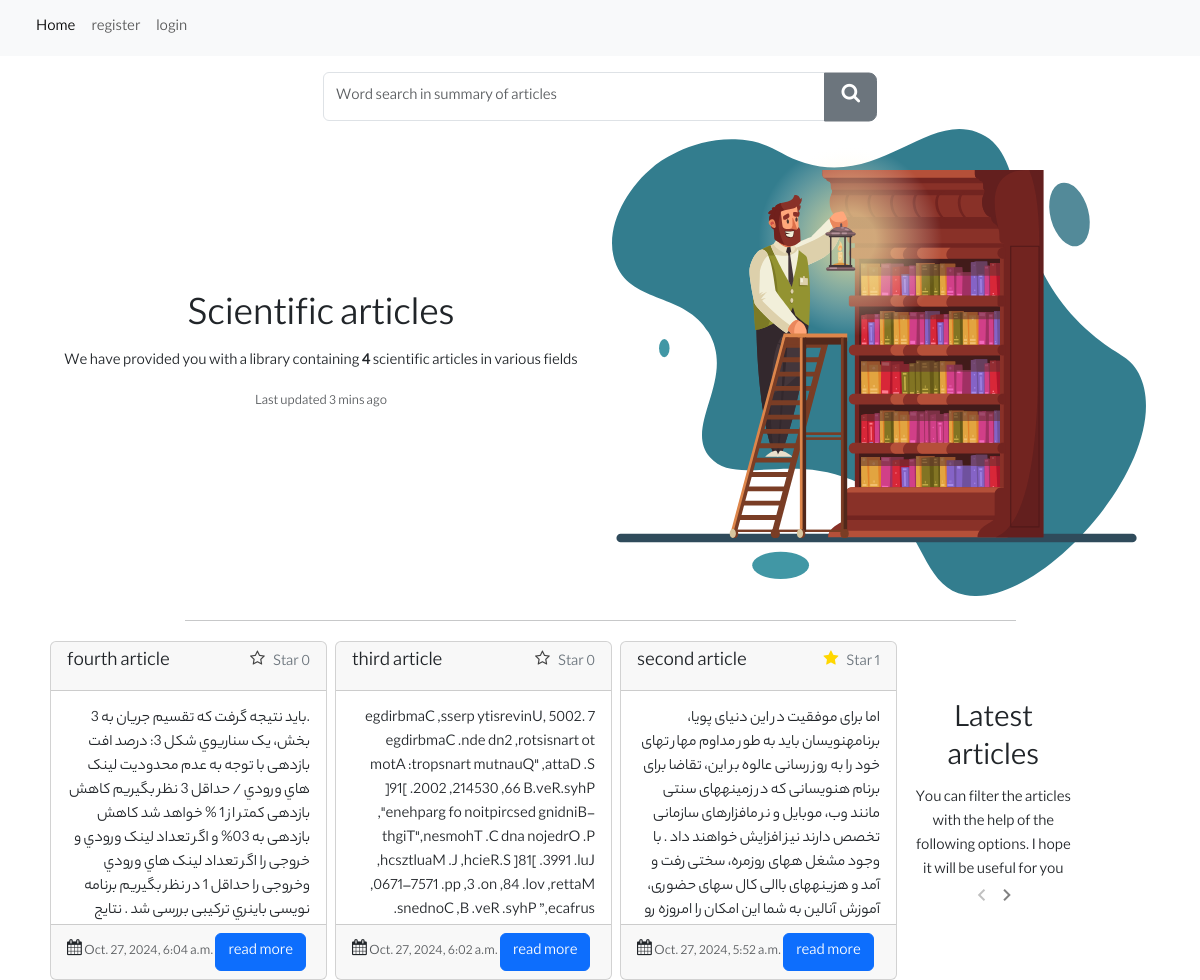
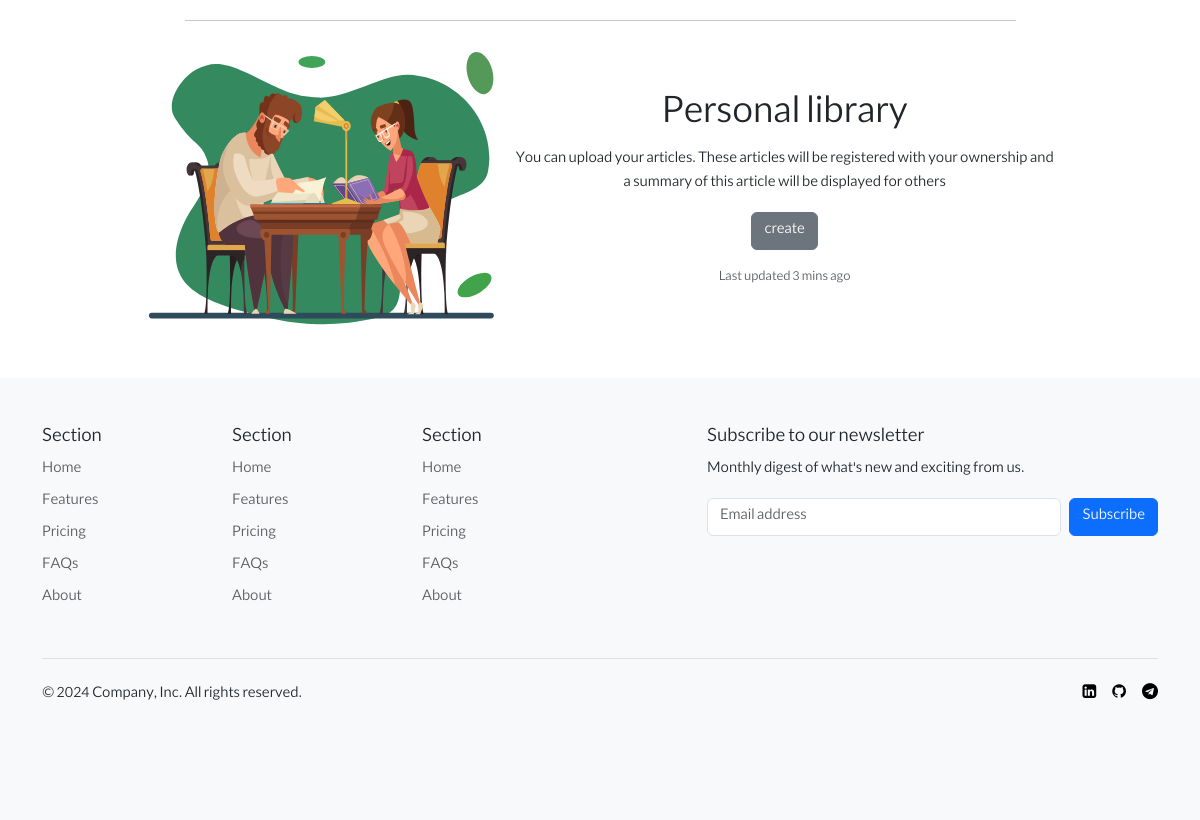
The page / on the database its author committed (2 pictures, top to bottom).
### home/models.py (models this page shows)
class Article(models.Model):
    title = models.CharField(max_length=100)
    body = models.TextField()
    pdf = models.FileField(upload_to='%Y/%m/%d/')
    lang = models.CharField(max_length=10)
    created = models.DateTimeField(auto_now_add=True)
    owner = models.ManyToManyField(User)

### home/views.py (the view)
# urls.py: path('', views.home, name='home'),
def home(request):
    articles = Article.objects.annotate(like_count=Count('like')).order_by('-created')
    num = articles.count()
    form = ArticleFindForm()
    if request.GET.get('search'):
        articles = articles.filter(body__contains=request.GET['search'])
        text = 'Search results'
    else:
        text = 'Latest articles'
    paginator = Paginator(articles, 3)
    page_number = request.GET.get('page')
    page_obj = paginator.get_page(page_number)
    return render(request, 'home.html', {'articles': page_obj, 'form': form, 'text': text, 'num': num})

### home/forms.py
class ArticleFindForm(forms.Form):
    search = forms.CharField(widget=forms.TextInput(attrs={'class':'form-control','placeholder':'Word search in summary of articles'}))

### templates/home.html
{% extends 'base.html' %} {% block content %}
<div class="col-md-6">
  <form method="get" class="d-flex" novalidate>
    <div class="input-group">
      {{ form.search }}
      <button class="btn btn-secondary btn-lg" type="submit">
        <span class="icon-search"></span>
      </button>
    </div>
  </form>
</div>
<div class="container p-2">
    <div class="row bd-highlight justify-content-center">
      <div class="col-md-6  align-self-center text-center">
        <h1>Scientific articles</h1>
        <p>
          We have provided you with a library containing <b>{{ num }}</b> scientific
          articles in various fields
        </p>
        <p>
          <small class="text-body-secondary">Last updated 3 mins ago</small>
        </p>
      </div>
      <div class="col-md-6 bd-highlight">
        {% load static %}
        <img src="{% static 'svg/library.svg' %}" alt="..." />
      </div>
    </div>
</div>
<hr class="w-75" />
<div class="container">
      <div class="row">
        {% for article in articles %}
        <div class="card  col-12 col-lg-3 m-1" style="padding-left: 0;padding-right: 0;">
      <div class="card-header d-flex justify-content-between">
        <h5
          class="d-flex justify-content-between"
          dir="{% if article.lang == 'fa' %}rtl{% else %}ltr{% endif %}"
        >
          {{ article.title }}
        </h5>
        <a href="/star/star/{{ article.id }}" class="link-secondary link-offset-2 link-underline-opacity-25 link-underline-opacity-100-hover">
          {% if article.like_count == 0 %}
          <span class="icon-star-o">
          {% else %}
          <span class="icon-star">
          {% endif %}
          </span> Star<span> {{ article.like_count }} </span>
        </a>
      </div>
      <div class="card-body" style="max-height: 233px; overflow: hidden">
        <p class="card-text"
          dir="{% if article.lang == 'fa' %}rtl{% else %}ltr{% endif %}">
          {{ article.body }}
        </p>
      </div>
      <div class="card-footer">
        <span class="icon-calendar"></span>
        <small class="text-body-secondary">
            {{ article.created }}
        </small>
        <a href="{% url 'detail' article.id %}" class="btn btn-primary">
            read more
        </a>
      </div>
    </div>
        {%endfor%}
        <div class="col-12 col-lg-2 d-flex flex-column justify-content-center align-items-center">
            <span class="text-center">
              <h2>{{ text }}</h2>
              You can filter the articles with the help of the following options. I hope it will be useful for you
            </span>
            <span class="felesh d-flex" style="font-size: 1vw;">
              {% if articles.has_previous %}
                <div><a href="?page={{ articles.previous_page_number }}"><span class="icon-navigate_before"></span></a></div>
              {% else %}
                <div><span class="icon-navigate_before disable"></span></div>
              {% endif %}
              {% if articles.has_next %}
                <div><a href="?page={{ articles.next_page_number }}"><span class="icon-navigate_next"></span></a></div>
              {% else %}
                <div><span class="icon-navigate_next disable"></span></div>
              {% endif %}
            </span>
        </div>
    </div>
</div>
<hr class="w-75" />
<div class="container">
    <div class="row bd-highlight justify-content-center">
      <div class="col-8 col-lg-4 p-2 ">
        {% load static %}
        <img src="{% static 'svg/table.svg' %}" alt="..." />
      </div>
      <div class="col-8 col-lg-6 p-2 align-self-center text-center">
        <h1>Personal library</h1>
        <p>
          You can upload your articles. These articles will be registered with your
          ownership and a summary of this article will be displayed for others
        </p>
        <a href="/upload" class="btn btn-secondary mb-3">create</a>
        <p>
          <small class="text-body-secondary">Last updated 3 mins ago</small>
        </p>
      </div>
    </div>
</div>
{% endblock %}

### templates/base.html (shortened to what this page needs)
<!DOCTYPE html>
<html lang="en">
  <head>
    <link
      href="https://cdn.jsdelivr.net/npm/bootstrap@5.3.3/dist/css/bootstrap.min.css"
      rel="stylesheet"
    />
    {% load static %}
    <link
      rel="stylesheet"
      type="text/css"
      href="{% static 'style/form.css' %}"
    />
    <link rel="stylesheet" href="{% static 'icon/style.css' %}" />
    <link rel="stylesheet" href="{% static 'icon/moreStyle.css' %}" />
  </head>
  <body>
    <nav class="navbar navbar-expand-lg bg-body-tertiary">
      <div class="container-fluid">
        <div class="collapse navbar-collapse" id="navbarNavAltMarkup">
          <div class="navbar-nav">
            <a
              class="nav-link active"
              aria-current="page"
              href="{% url 'home' %}"
              >Home</a
            >
            {% if request.user.is_authenticated %}
            <a class="nav-link" href="{% url 'profile'%}">dashboard</a>
            <a class="nav-link" href="{% url 'user_logout' %}">logout</a>
            {% else %}
            <a class="nav-link" href="{% url 'user_register' %}">register</a>
            <a class="nav-link" href="{% url 'user_login' %}">login</a>
            {% endif %}
          </div>
        </div>
      </div>
    </nav>
    <div
      class="container-lg d-flex justify-content-evenly flex-column align-items-center p-3"
    >
      {% block content %} {% endblock%}
    </div>
    <div class="bg-body-tertiary">
      <div class="container">
        <footer class="py-5">
          <div class="row">
            <div class="col-6 col-md-2 mb-3">
              <h5>Section</h5>
              <ul class="nav flex-column">
                <li class="nav-item mb-2">
                  <a href="#" class="nav-link p-0 text-body-secondary">Home</a>
                </li>
                <li class="nav-item mb-2">
                  <a href="#" class="nav-link p-0 text-body-secondary"
                    >Features</a
                  >
                </li>
                <li class="nav-item mb-2">
                  <a href="#" class="nav-link p-0 text-body-secondary"
                    >Pricing</a
                  >
                </li>
                <li class="nav-item mb-2">
                  <a href="#" class="nav-link p-0 text-body-secondary">FAQs</a>
                </li>
                <li class="nav-item mb-2">
                  <a href="#" class="nav-link p-0 text-body-secondary">About</a>
                </li>
              </ul>
            </div>
            <div class="col-6 col-md-2 mb-3">
              <h5>Section</h5>
              <ul class="nav flex-column">
                <li class="nav-item mb-2">
                  <a href="#" class="nav-link p-0 text-body-secondary">Home</a>
                </li>
                <li class="nav-item mb-2">
                  <a href="#" class="nav-link p-0 text-body-secondary"
                    >Features</a
                  >
                </li>
                <li class="nav-item mb-2">
                  <a href="#" class="nav-link p-0 text-body-secondary"
                    >Pricing</a
                  >
                </li>
                <li class="nav-item mb-2">
                  <a href="#" class="nav-link p-0 text-body-secondary">FAQs</a>
                </li>
                <li class="nav-item mb-2">
                  <a href="#" class="nav-link p-0 text-body-secondary">About</a>
                </li>
              </ul>
            </div>
            <div class="col-6 col-md-2 mb-3">
              <h5>Section</h5>
              <ul class="nav flex-column">
                <li class="nav-item mb-2">
                  <a href="#" class="nav-link p-0 text-body-secondary">Home</a>
                </li>
                <li class="nav-item mb-2">
                  <a href="#" class="nav-link p-0 text-body-secondary"
                    >Features</a
                  >
                </li>
                <li class="nav-item mb-2">
                  <a href="#" class="nav-link p-0 text-body-secondary"
                    >Pricing</a
                  >
                </li>
                <li class="nav-item mb-2">
                  <a href="#" class="nav-link p-0 text-body-secondary">FAQs</a>
                </li>
                <li class="nav-item mb-2">
                  <a href="#" class="nav-link p-0 text-body-secondary">About</a>
                </li>
              </ul>
            </div>
            <div class="col-md-5 offset-md-1 mb-3">
              <form>
                <h5>Subscribe to our newsletter</h5>
                <p>Monthly digest of what's new and exciting from us.</p>
                <div class="d-flex flex-column flex-sm-row w-100 gap-2">
                  <input
                    id="newsletter1"
                    type="text"
                    class="form-control"
                    placeholder="Email address"
                  />
                  <button class="btn btn-primary" type="button">
                    Subscribe
                  </button>
                </div>
              </form>
            </div>
          </div>
          <div
            class="d-flex flex-column flex-sm-row justify-content-between py-4 my-4 border-top"
          >
            <p>© 2024 Company, Inc. All rights reserved.</p>
            <ul class="list-unstyled d-flex">
              <li class="ms-3">
                <a class="link-body-emphasis" href="#">
                  <span class="icon-linkedin-square"></span>
                </a>
              </li>
              <li class="ms-3">
                <a class="link-body-emphasis" href="#">
                  <span class="icon-github"></span>
                </a>
              </li>
              <li class="ms-3">
                <a class="link-body-emphasis" href="#">
                  <span class="icon-telegram"></span>
                </a>
              </li>
            </ul>
          </div>
        </footer>
      </div>
    </div>
  </body>
</html>

### static/style/form.css (style rules this page uses)
body { font-family: lable; }
a { text-decoration: none; color: gray; }
.input-group button { top: 50%; transform: translateY(-50%); }
.felesh div { font-size: 2vw; color: gray; margin: auto 1%; }
.disable { cursor: not-allowed; color: silver; }
.card { padding-left: 0px;padding-right: 0px; }

### rows shown on the page
Article: title "fourth article", like_count "0", body ".ﺑﺎﯾﺪ ﻧﺘﯿﺠﻪ ﮔﺮﻓﺖ ﮐﻪ ﺗﻘﺴﯿﻢ ﺟﺮﯾﺎن ﺑﻪ 3 ﺑﺨﺶ، ﯾﮏ ﺳﻨﺎرﯾﻮي ﺷﮑﻞ 3: درﺻﺪ اﻓﺖ ﺑﺎزدﻫﯽ ﺑﺎ ﺗﻮﺟﻪ ﺑﻪ ﻋﺪم ﻣﺤﺪودﯾﺖ ﻟﯿﻨﮏ ﻫﺎي ورودي / ﺣﺪاﻗﻞ 3 ﻧﻈﺮ ﺑﮕﯿﺮﯾﻢ ﮐﺎﻫﺶ ﺑﺎزدﻫﯽ ﮐﻤﺘﺮ از 1 % ﺧﻮاﻫﺪ ﺷﺪ ﮐﺎﻫﺶ ﺑﺎزدﻫﯽ ﺑﻪ 03% و اﮔﺮ ﺗﻌﺪاد ﻟﯿﻨﮏ ورودي و ﺧﺮوﺟﯽ را اﮔﺮ ﺗﻌﺪاد ﻟﯿﻨﮏ ﻫﺎي ورودي وﺧﺮوﺟﯽ را ﺣﺪاﻗﻞ 1 در ﻧﻈﺮ ﺑﮕﯿﺮﯾﻢ ﺑﺮﻧﺎﻣﻪ ﻧﻮﯾﺴﯽ ﺑﺎﯾﻨﺮي ﺗﺮﮐﯿﺒﯽ ﺑﺮرﺳﯽ ﺷﺪ . ﻧﺘﺎﯾﺞ…", created "Oct. 27, 2024, 6:04 a.m."
Article: title "third article", like_count "0", body "7 .5002 ,egdirbmaC ,sserp ytisrevinU egdirbmaC .nde dn2 ,rotsisnart ot motA :tropsnart mutnauQ\" ,attaD .S ]91[ .2002 ,214530 ,66 B.veR.syhP ,\"enehparg fo noitpircsed gnidniB-thgiT\",nesmohT .C dna nojedrO .P ,hcsztluaM .J ,hcieR.S ]81[ .3991 .luJ ,0671–7571 .pp ,3 .on ,84 .lov ,rettaM .snednoC ,B .veR .syhP ”,ecafrus…", created "Oct. 27, 2024, 6:02 a.m."
Article: title "second article", like_count "1", body "اما برای موفقیت در این دنیای پویا، برنامهنویسان باید به طور مداوم مهار تهای خود را به روز رسانی عالوه بر این، تقاضا برای برنام هنویسانی که در زمینههای سنتی مانند وب، موبایل و نر مافزارهای سازمانی تخصص دارند نیز افزایش خواهند داد . با وجود مشغل ههای روزمره، سختی رفت و آمد و هزینههای باالی کال سهای حضوری، آموزش آنالین به شما این امکان را امروزه رو…", created "Oct. 27, 2024, 5:52 a.m."

### other values the page prints
{{ num }} "4"
{{ text }} "Latest articles"
